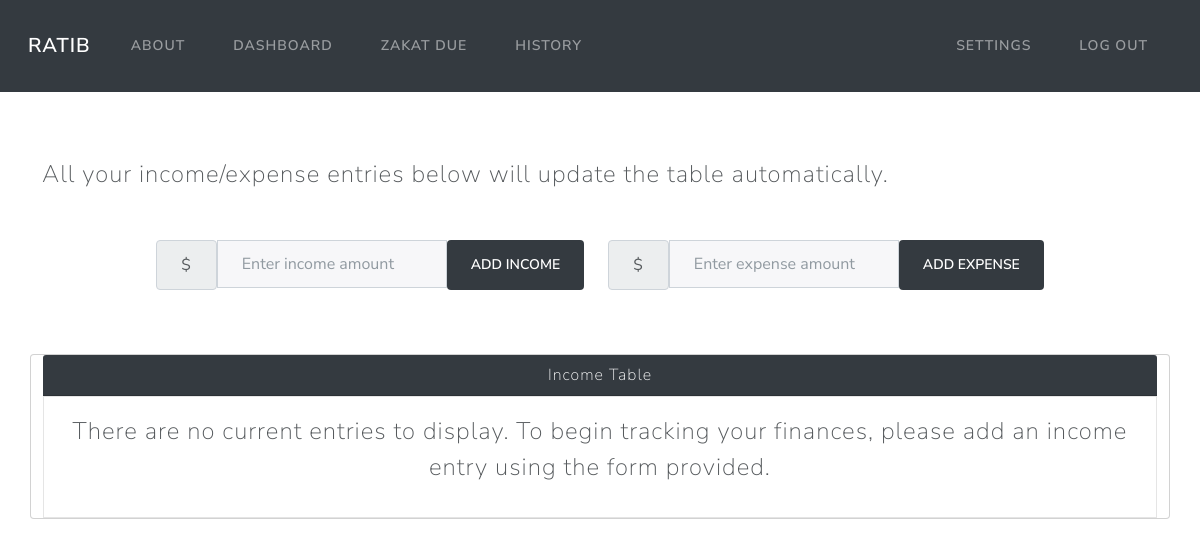
The page /dashboard (signed in) on the database as committed earlier.
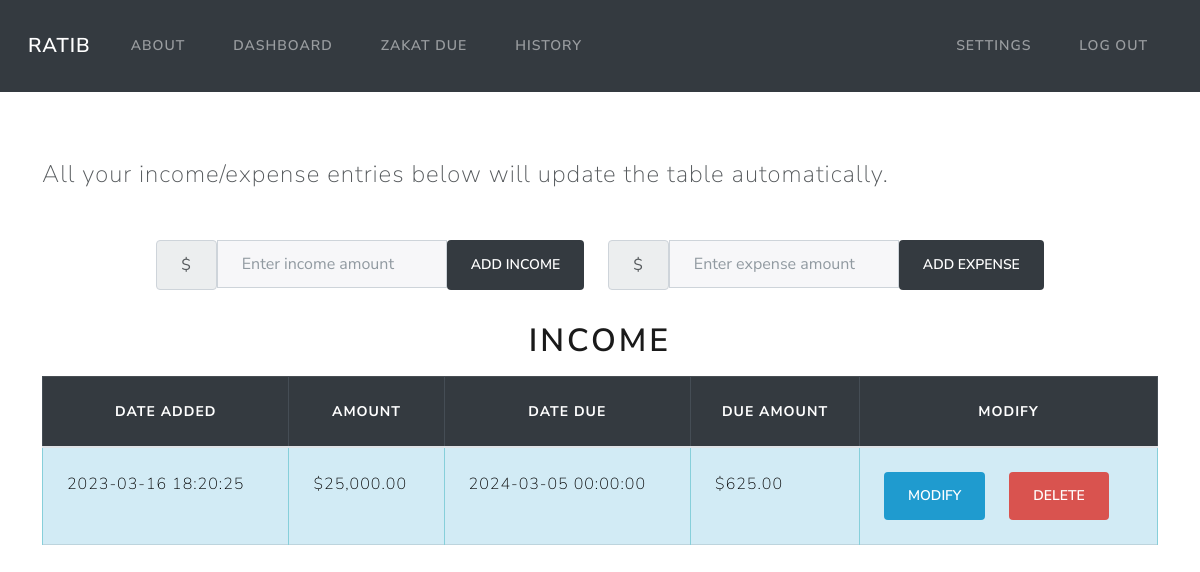
The same page on the database as committed later.
### models.py (models this page shows)
class Income(Base):
    __tablename__ = 'income'
    id = Column(Integer, primary_key=True)
    amount = Column(Numeric(10,2))
    date = Column(DateTime, default=func.now())
    due_date = Column(DateTime, default=calculate_due_date())
    due_amount = Column(Numeric(10,2))
    user_id = Column(Integer, ForeignKey('users.id'))
    user = relationship("User", back_populates="income")
    paid = Column(Boolean, default=False)

### app.py (the view)
@app.route('/dashboard')
@login_required
def dashboard():
    userid = flasksession.get("user_id")
    incomes = session.query(Income).filter_by(user_id=userid)
    if incomes.count() == 0:
        return render_template('dashboard.html', incomes=None)
    return render_template('dashboard.html', incomes=incomes, datetime=datetime)

### app.py (called while the page is built)
@app.teardown_appcontext
def shutdown_session(exception=None):
    session.remove()

### utils.py (called while the page is built)
def login_required(f):
    @wraps(f)
    def decorated_function(*args, **kwargs):
        if session.get("user_id") is None:
            return redirect("/login")
        return f(*args, **kwargs)
    return decorated_function

def usd(value):
    return f"${value:,.2f}"

### templates/dashboard.html (shortened to what this page needs)
{% extends 'layout.html' %}
{% block content %}
<p class="fs-3 mt-3 mb-5">
    All your income/expense entries below will update the table automatically.
</p>
<form class="" action="/addmoney" method="post">
    <div class="row justify-content-center">
        <div class="form-group text-center col-auto">
            <div class="input-group">
                <span class="input-group-text">$</span>
                <input autocomplete="off" class="form-control mx-auto" type="number" name="income" id="money" placeholder="Enter income amount">
                <button class="btn btn-dark" type="submit" name="action" value="income">Add income</button>
            </div>
        </div>
        <div class="form-group text-center col-auto">
            <div class="input-group">
                <span class="input-group-text">$</span>
                <input autocomplete="off" class="form-control mx-auto" type="number" name="expense" id="money" placeholder="Enter expense amount">
                <button class="btn btn-dark" type="submit" name="action" value="expense">Add expense</button>
            </div>
        </div>
    </div>
</form>
{% if incomes %}
<div class="table-responsive">
    <table class="table table-bordered mt-3">
        <h1 class="mt-3 text-center"> Income </h1>
            <thead class="table-dark text-center">
                <th>Date added</th>
                <th>Amount</th>
                <th>Date Due</th>
                <th>Due Amount</th>
                <th>Modify</th>
            </thead>
            <tbody class="table-info">
                {% for income in incomes %}
                {% if income.paid == False %}
                <tr>
                    <td>{{ income.date }}</td>
                    <td>{{ income.amount | usd}}</td>
                    <td>{{ income.due_date }}</td>
                    <td>{{ income.due_amount | usd}}</td>
                    <td>
                        <div class="row">
                            <div class="col-auto">
                                <form action="/modify" method="post">
                                    <button type="submit" class="btn btn-info">Modify</button>
                                </form>
                            </div>
                            <div class="col-auto">
                                <form action="/delete_entry", method="post">
                                    <button type="submit" class="btn btn-danger">Delete</button>
                                </form>
                            </div>
                        </div>
                    </td>
                </tr>
                {% endif %}
                {% endfor %}
            </tbody>
    </table>
</div>
{% else %}
<div class="card justify-content-center mt-5">
    <div class="card-header bg-dark text-center text-white">Income Table</div>
    <div class="card-body bg-light text-center">
        <p class="fs-3">
            There are no current entries to display.
            To begin tracking your finances, please add an income entry using the form provided.
        </p>
    </div>
</div>
{% endif %}
{% endblock %}

Rows that differ between the two databases and show on the page:
added Income: date "2023-03-16 18:20:25", amount "$25,000.00", due_date "2024-03-05 00:00:00", due_amount "$625.00"
Other text that changed with them:
text no longer shown: "Income Table There are no current entries to display. To begin tracking your finances, please add an income entry using the form provided."
text now shown: "INCOME DATE ADDED AMOUNT DATE DUE DUE AMOUNT MODIFY"
